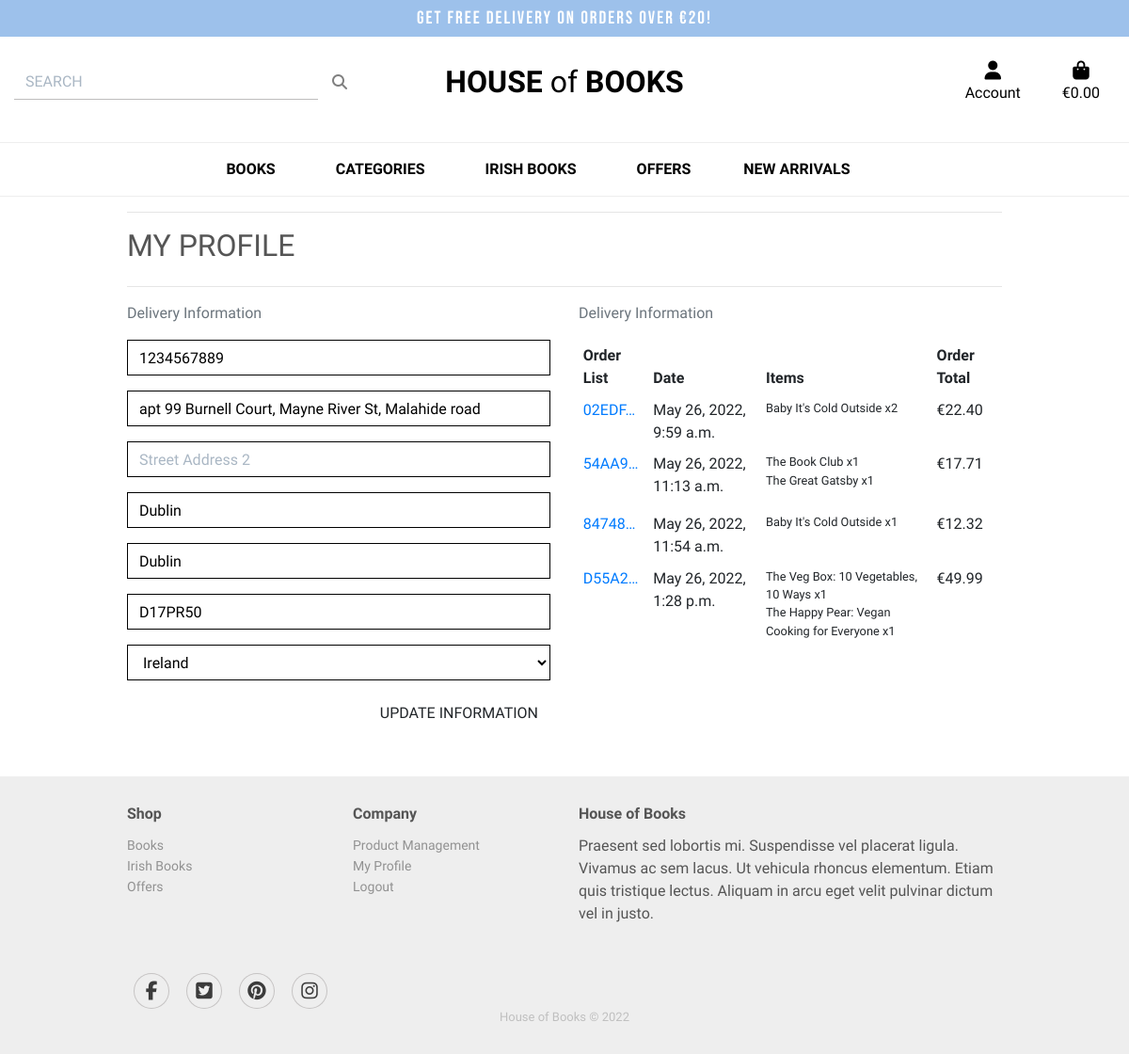
Screenshot of /profile/ (signed in) with the database file from the repository.
### profiles/models.py (models this page shows, shortened)
class UserProfile(models.Model):
    user = models.OneToOneField(User, on_delete=models.CASCADE)
    default_phone_number = models.CharField(max_length=20,
                                            null=True, blank=True)
    default_street_address1 = models.CharField(max_length=80,
                                               null=True, blank=True)
    default_street_address2 = models.CharField(max_length=80,
                                               null=True, blank=True)
    default_town_or_city = models.CharField(max_length=40,
                                            null=True, blank=True)
    default_county = models.CharField(max_length=80,
                                      null=True, blank=True)
    default_postcode = models.CharField(max_length=20,
                                        null=True, blank=True)
    default_country = CountryField(blank_label='Country',
                                   null=True, blank=True)

### checkout/models.py (models this page shows, shortened)
class Order(models.Model):
    order_number = models.CharField(max_length=32, null=False, editable=False)
    user_profile = models.ForeignKey(UserProfile, on_delete=models.SET_NULL,
                                     null=True, blank=True,
                                     related_name='orders')
    full_name = models.CharField(max_length=50, null=False, blank=False)
    email = models.EmailField(max_length=254, null=False, blank=False)
    phone_number = models.CharField(max_length=20, null=False, blank=False)
    country = CountryField(blank_label='Country *', null=False, blank=False)
    postcode = models.CharField(max_length=20, null=True, blank=True)
    town_or_city = models.CharField(max_length=40, null=False, blank=False)
    street_address1 = models.CharField(max_length=80, null=False, blank=False)
    street_address2 = models.CharField(max_length=80, null=True, blank=True)
    county = models.CharField(max_length=80, null=True, blank=True)
    date = models.DateTimeField(auto_now_add=True)
    delivery_cost = models.DecimalField(max_digits=6, decimal_places=2,
                                        null=False, default=0)
    order_total = models.DecimalField(max_digits=10, decimal_places=2,
                                      null=False, default=0)
    grand_total = models.DecimalField(max_digits=10, decimal_places=2,
                                      null=False, default=0)
    original_bag = models.TextField(null=False, blank=False, default='')
    stripe_pid = models.CharField(max_length=254, null=False,
                                  blank=False, default='')

class OrderLineItem(models.Model):
    order = models.ForeignKey(Order, null=False, blank=False,
                              on_delete=models.CASCADE,
                              related_name='lineitems')
    product = models.ForeignKey(Product, null=False, blank=False,
                                on_delete=models.CASCADE)
    quantity = models.IntegerField(null=False, blank=False, default=0)
    lineitem_total = models.DecimalField(max_digits=6, decimal_places=2,
                                         null=False, blank=False,
                                         editable=False)

### products/models.py (models this page shows, shortened)
class Product(models.Model):
    category = models.ForeignKey(Category, null=True, blank=True,
                                 on_delete=models.SET_NULL)
    sku = models.CharField(max_length=254, null=True, blank=True)
    name = models.CharField(max_length=254)
    author = models.CharField(max_length=254)
    description = models.TextField()
    price = models.DecimalField(max_digits=6, decimal_places=2)
    rating = models.DecimalField(max_digits=6, decimal_places=2,
                                 null=True, blank=True)
    image_url = models.URLField(max_length=1024, null=True, blank=True)
    image = models.ImageField(null=True, blank=True)

### profiles/views.py (the view)
# urls.py: path('profile/', include('profiles.urls')),
@login_required
def profile(request):
    profile = get_object_or_404(UserProfile, user=request.user)
    if request.method == 'POST':
        form = UserProfileForm(request.POST, instance=profile)
        if form.is_valid():
            form.save()
            messages.success(request, 'Profile updated successfully')
        else:
            messages.error(request,
                           'Updated failed. Please ensure the form is valid.')
    else:
        form = UserProfileForm(instance=profile)
    orders = profile.orders.all()
    template = 'profiles/profile.html'
    context = {
        'form': form,
        'orders': orders,
        'on_profile_page': True,
    }
    return render(request, template, context)

### profiles/forms.py
class UserProfileForm(forms.ModelForm):
    class Meta:
        model = UserProfile
        exclude = ('user',)
    def __init__(self, *args, **kwargs):
        super().__init__(*args, **kwargs)
        placeholders = {
            'default_phone_number': 'Phone Number',
            'default_postcode': 'Postal Code',
            'default_town_or_city': 'Town or City',
            'default_street_address1': 'Street Address 1',
            'default_street_address2': 'Street Address 2',
            'default_county': 'County, State or Locality',
        }
        self.fields['default_phone_number'].widget.attrs['autofocus'] = True
        for field in self.fields:
            if field != 'default_country':
                if self.fields[field].required:
                    placeholder = f'{placeholders[field]} *'
                else:
                    placeholder = placeholders[field]
                self.fields[field].widget.attrs['placeholder'] = placeholder
            self.fields[field].widget.attrs['class'] = 'border-black rounded-0 profile-form-input'
            self.fields[field].label = False

### bag/context.py (called while the page is built, shortened)
def bag_contents(request):
    bag_items = []
    total = 0
    product_count = 0
    bag = request.session.get('bag', {})
    if total < settings.FREE_DELIVERY_THRESHOLD:
        delivery = total * Decimal(settings.STANDARD_DELIVERY_PERCENTAGE / 100)
        free_delivery_delta = settings.FREE_DELIVERY_THRESHOLD - total
    else:
        delivery = 0
        free_delivery_delta = 0
    grand_total = delivery + total
    context = {
        'bag_items': bag_items,
        'total': total,
        'product_count': product_count,
        'delivery': delivery,
        'free_delivery_delta': free_delivery_delta,
        'free_delivery_threshold': settings.FREE_DELIVERY_THRESHOLD,
        'grand_total': grand_total,
    }
    return context

### profiles/templates/profiles/profile.html (shortened to what this page needs)
{% extends "base.html" %}
{% load static %}
{% block extra_css %}
<link rel="stylesheet" href="{% static 'profiles/css/profile.css' %}">
{% endblock %}
{% block content %}
<div class="overlay"></div>
<div class="container">
    <div class="row">
        <div class="col">
            <hr>
            <h2 class="logo-font mb-4">My Profile</h2>
            <hr>
        </div>
    </div>
    <div class="row">
        <div class="col-12 col-lg-6">
            <p class="text-muted">Delivery Information</p>
            <form action="{% url 'profile' %}" class="mt-3 profile" method="POST" id="profile-update-form">
                {{ form|crispy }}
                <button class="btn btn-black rounded-0 text-uppercase float-right mb-5">Update Information</button>
            </form>
        </div>
        <div class="col-12 col-lg-6">
            <p class="text-muted">Delivery Information</p>
            <div class="order-history table-responsive">
                <table class="table table-sm table-borderless">
                    <thead>
                        <tr>
                            <th>Order List</th>
                            <th>Date</th>
                            <th>Items</th>
                            <th>Order Total</th>
                        </tr>
                    </thead>
                    <tbody>
                        {% for order in orders %}
                        <tr>
                            <td>
                                <a href="{% url 'order_history' order.order_number %}" title="{{ order.order_number }}">
                                    {{ order.order_number|truncatechars:6 }}
                                </a>
                            </td>
                            <td>{{ order.date }}</td>
                            <td>
                                <ul class="list-unstyled">
                                    {% for item in order.lineitems.all %}
                                    <li class="small">
                                        {{ item.product.name }} x{{ item.quantity }}
                                    </li>
                                    {% endfor %}
                                </ul>
                            </td>
                            <td>€{{ order.grand_total }}</td>
                        </tr>
                        {% endfor %}
                    </tbody>
                </table>
            </div>
        </div>
    </div>
</div>
{% endblock %}

### static/css/base.css (style rules this page uses)
html { height: 100%; }
body { background: url('/media/homepage_background_cropped.jpg') no-repeat center center fixed; background-size: cover; height: calc(100vh - 164px); color: #555; font-family: 'sora'; }
.logo-font { text-transform: uppercase; }
.border-black { border: 1px solid black !important; }
.overlay { height: 100%; width: 100%; top: 0; left: 0; position: fixed; background: white; z-index: -1; }
@media (min-width: 1200px) { .container { max-width: 80%; } }
hr { color: #007bff; }

### profiles/static/profiles/css/profile.css (style rules this page uses)
.order-history { max-height: 416px; overflow-y: auto; }
#profile-update-form .form-control { color: #000; }
#profile-update-form input::placeholder { color: #aab7c4; }
#id_default_country, #id_default_country option:not(:first-child) { color: #000; }

### rows the page displays
UserProfile: default_phone_number "1234567889", default_street_address1 "apt 99 Burnell Court, Mayne River St, Malahide road", default_town_or_city "Dublin", default_county "Dublin", default_postcode "D17PR50", default_country "Ireland"
Order: order_number "02EDF…", date "May 26, 2022, 9:59 a.m.", grand_total "22.40"
OrderLineItem: product.name "Baby It's Cold Outside", quantity "2"
Order: order_number "54AA9…", date "May 26, 2022, 11:13 a.m.", grand_total "17.71"
OrderLineItem: product.name "The Book Club", quantity "1"
OrderLineItem: product.name "The Great Gatsby", quantity "1"
Order: order_number "84748…", date "May 26, 2022, 11:54 a.m.", grand_total "12.32"
OrderLineItem: product.name "Baby It's Cold Outside", quantity "1"
Order: order_number "D55A2…", date "May 26, 2022, 1:28 p.m.", grand_total "49.99"
OrderLineItem: product.name "The Veg Box: 10 Vegetables, 10 Ways", quantity "1"
OrderLineItem: product.name "The Happy Pear: Vegan Cooking for Everyone", quantity "1"

### other values shown
{{ free_delivery_threshold }} "20"
